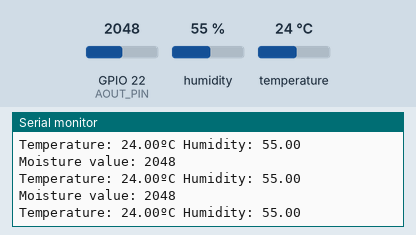
Recording of a sketch running on a simulated ESP32. Shown: the last lines printed to the serial monitor. The test bench sets the inputs (shaded band); at power-on: humidity 55 %, GPIO 22 (AOUT_PIN) = 2048, temperature 24 °C.

Above: at 3.3 s.
3.4 s: humidity set to 22 %
At 4.5 s:
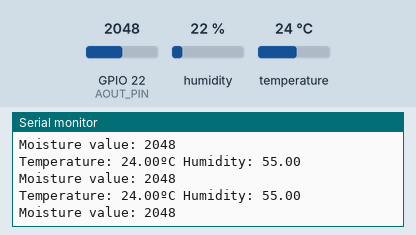
5.6 s: GPIO 22 (AOUT_PIN) set to 2866
At 6.7 s:
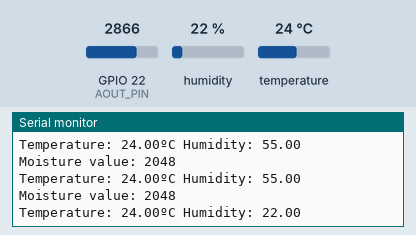
7.8 s: temperature set to 12 °C
At 9.8 s:
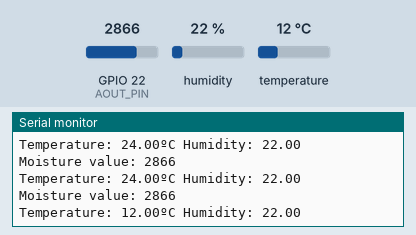
10.0 s: GPIO 22 (AOUT_PIN) set to 3603
At 11.0 s:
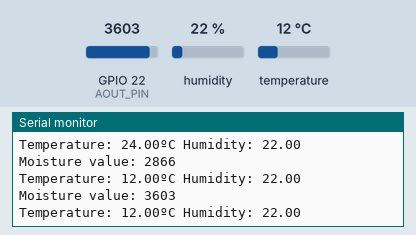
12.2 s: humidity set to 40 %
At 13.5 s:
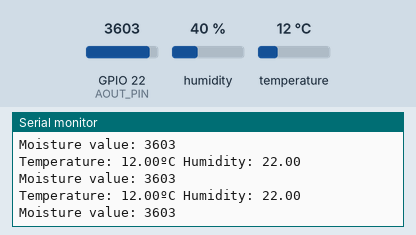
Timing chart, 0 to 15.2 s (numbered marks = the images above; inputs shaded):
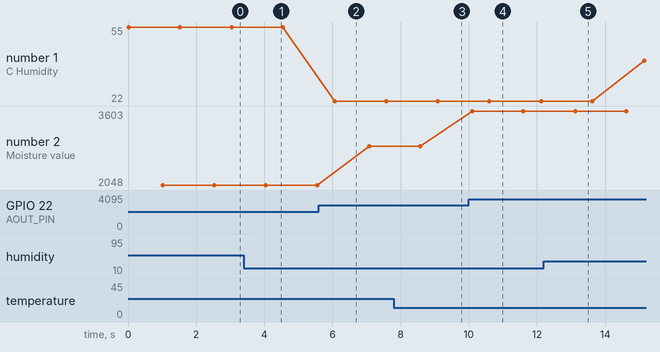

The sketch:

esp32-to-firebase.ino
```cpp
#include "DHT.h"
#define DHT11PIN 23
#define AOUT_PIN 22

DHT dht(DHT11PIN, DHT11);
void setup()
{

  Serial.begin(115200);
/* Start the DHT11 Sensor */
  dht.begin();
}

void loop()
{
  //DHT
  float humi = dht.readHumidity();
  float temp = dht.readTemperature();
  Serial.print("Temperature: ");
  Serial.print(temp);
  Serial.print("ºC ");
  Serial.print("Humidity: ");
  Serial.println(humi);
  delay(1000);

//Moisture Sensor
  int value = analogRead(AOUT_PIN);
  Serial.print("Moisture value: ");
  Serial.println(value);
  delay(500);

}
```

Measured:
- after the input at 7.8 s, the serial monitor: prints a new line after 1.3 s (image 3)
- after the input at 10.0 s, the serial monitor: prints a new line after 0.10 s (image 4)
- plotted number 1: 22 → 40 after the input at 12.2 s
- plotted number 2: 2048 → 2866 after the input at 5.6 s, 2866 → 3603 after the input at 10.0 s
